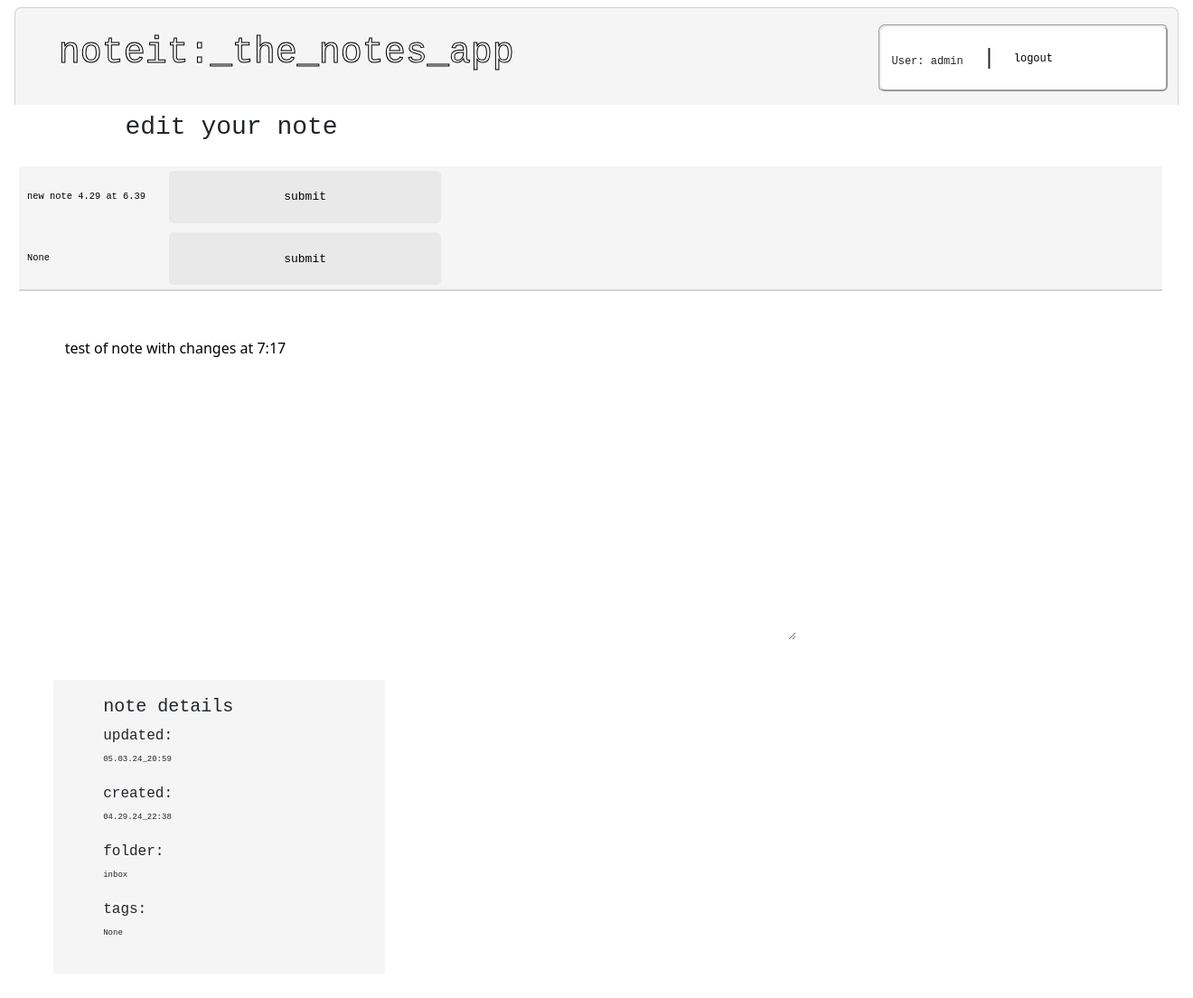
The app's page /noteit/notes/153/ (signed in) with its own data.
### noteit/models.py (models this page shows, shortened)
class Note(models.Model):
    user = models.ForeignKey(User, on_delete=models.CASCADE)
    title = models.CharField(max_length=100, blank=True, null=True, default="")
    content = models.TextField(max_length=10000, blank=True, null=True,
                               default="")
    created_at = models.DateTimeField(auto_now_add=True)
    updated_at = models.DateTimeField(auto_now=True)
    folder = models.ForeignKey(Folder, on_delete=models.SET_NULL,
                               blank=True, null=True)
    tags = models.ManyToManyField(Tag, blank=True)
    slug = models.SlugField(blank=True, null=True)
    objects = NoteManager()

class Folder(models.Model):
    user = models.ForeignKey(User, on_delete=models.CASCADE)
    name = models.CharField(max_length=50)
    def __str__(self):
        return self.name

### noteit/views.py (the view)
# urls.py: path("notes/<int:pk>/", views.DetailView.as_view(), name="detail"),
class DetailView(LoginRequiredMixin, generic.DetailView):
    print("detailView")
    login_url = "/accounts/login/"
    redirect_field_name = "redirect_to"
    model = Note
    content = models.TextField()
    template_name = "noteit/detail.html"
    def get_context_data(self, **kwargs):
        context = super().get_context_data(**kwargs)
        note = self.object
        updated_at = note.updated_at
        updated_at_str = updated_at.strftime("%m.%d.%y_%H:%M")
        created_at = note.created_at
        created_at_str = created_at.strftime("%m.%d.%y_%H:%M")
        if note.tags.exists():
            tags = " | ".join(tag.name for tag in note.tags.all())
        else:
            tags = "None"
        context['updated_at'] = updated_at_str
        context['created_at'] = created_at_str
        context['tags'] = tags
        return context

### noteit/templates/noteit/detail.html (shortened to what this page needs)
{% extends 'noteit/base.html' %}
{% block content %}
<form action="{% url 'noteit:submit' note.id %}" method="post">
    <fieldset>
        <legend class="legend1">
            <h3 class="legend2">edit your note</h3>
        </legend>
        <ul style="list-style: none" class="ul1">
            <li class="li1 title1" style="font-size:medium">
                <div class="title4" >
                    <input type="text" name="title" value="{{note.title}}" placeholder="title" class="title2">
                    <div class="submit2">
                        <input type="submit" value="submit" class="submit1">
                    </div>
                </div>
                <div class="title4">
                    <input type="text" name="folder" value={{tags}} class="title2" >
                    <div class="submit2">
                        <input type="submit" value="submit" class="submit1">
                    </div>
                </div>
            </li>
            <li class="li1 li2">
                <textarea type="textarea" name="content" style="border:none; ;" class="textbox1 col-8" placeholder="text">{{note.content | default:""}}</textarea>
                <div class="info1 col-4 mr-6">
                    <div class="info2">
                        <h5>note details</h5>
                        <p>updated:<br><span class="info3"> {{ updated_at }} </span></p>
                        <p>created:<br><span class="info3"> {{ created_at }} </span></p>
                        <p>folder:<br><span class="info3"> {{ note.folder }} </span></p>
                        <p>tags:<br><span class="info3"> {{ tags }} </span></p>
                    </div>
                </div>
            </li>
        </ul>
    </fieldset>
</form>
{% endblock %}

### noteit/templates/noteit/base.html (shortened to what this page needs)
<!doctype html>
{% load static %}
<html lang="en-US">
  <head>
    <link rel="stylesheet" href="{% static 'css/style.css' %}">
    {% load bootstrap5 %}
    {% bootstrap_css %}
  </head>
  <body class="m-2" style="margin:3%">
  <div class="nav1 row m-2">
    <div class="col-5" style="margin:2%">
        <a href="http://localhost:8000/noteit/notes" class="title3">
            <h1 class="nav2 title3 h1">noteit:_the_notes_app</h1>
        </a>
    </div>
    <div class="nav3 col-3 mt-2 pb-0">
        <p class="nav4 pt-3" style="font-size:small">User: {{ user.username }} <span class="nav6">x</span> <span class="nav7">|</span></p>
        <form action="{% url 'logout' %}" method="post">
            <button class="nav5" style="font-size:small" type="submit">logout</button>
        </form>
    </div>
  </div>
  {% if user.is_authenticated %}
    {% block content %}{% endblock %}
  {% else %}
    {% block content2 %}{% endblock %}
  {% endif %}
  </body>
</html>

### noteit/static/css/style.css (style rules this page uses)
.textbox1 { flex-direction: row; background-color: white; object-fit:fill; width:96%; height:45vh; margin-top: 0; margin-left:1%; padding:2%; }
.ul1 { margin: 0%; padding: 0%; }
.li1 { margin: 2%; padding: 0%; }
.li2 { display: block; }
.title1 { margin-bottom: 0; margin-left: 1%; margin-right: 2%; padding-bottom: 0%; display:flex; border-top:none; border-left:none; border-right:none; border-bottom: 2px solid lightgray; background-color: whitesmoke; flex-direction: column; align-items: start; }
.title2 { background-color: whitesmoke; flex: 100%; padding: 2%; border: none; font-family: monospace; font-size: 0.8em; font-weight:500; }
.title3 { -webkit-text-stroke: 1px; -webkit-text-fill-color: transparent; font-family: monospace; color: black; }
.title4 { display: flex; flex-direction: row; }
.submit1 { padding: 6%; margin: 5px; margin-left: 5%; background-color: #E9E9E9; border: none; border-radius: 5px; font-family: monospace; width: 24dvw; }
.submit2 { display: flex; }
.legend1 { margin-left: 10%; margin-bottom: 2%; padding: 0%; }
.legend2 { margin: 0%; padding: 0%; font-family: monospace; }
.info1 { margin-top: 1%; padding: 2%; font-family: monospace; flex-direction: row; width: 35dvw; }
.info2 { background-color: whitesmoke; padding-top: 5%; padding-bottom: 5%; padding-left: 15%; padding-right: 15%; }
.info3 { font-size: xx-small; }
.nav1 { align-items: center; grid-template-columns: auto auto; background-color: whitesmoke; border-top: 1px solid lightgray; border-right: 1px solid lightgray; border-left: 1px solid lightgray; margin-bottom: 0px; border-radius: 7px 7px 0px 0px; }
.nav2 { display: flex; align-items: center; margin-left: 10px; font-size: 1.3em; }
.nav3 { display: flex; align-items:center; padding: 1px 1px 1px 10px; margin-left: auto; margin-right: 10px; margin-top: 10px; margin-bottom: 5px; border-radius: 7px; border-style: groove; background-color: white; }
.nav4 { margin-right: 10px; font-size:smaller; font-family: monospace; }
.nav5 { font-family: monospace; display: flex; align-items: center; padding: 20px 15px 20px 15px; margin-right: 3px; margin-left: -5px; background-color: white; border: 1px none lightgray; border-radius: 6px; cursor: pointer; }
.nav7 { font-size: 1.5rem; font-weight: 100; }
a { color: darkslateblue; font-weight: 100; }

### records on screen
Note: title "new note 4.29 at 6.39", content "test of note with changes at 7:17", folder "inbox"

### other values on screen
{{ user.username }} "admin"
{{ updated_at }} "05.03.24_20:59"
{{ created_at }} "04.29.24_22:38"
{{ tags }} "None"
